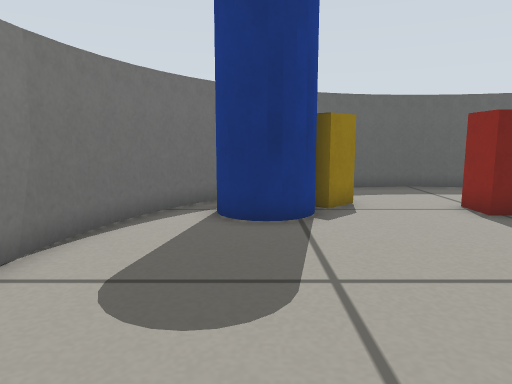
[1] (above)

12 first-person views from a walk through a robot-simulator world made for Gazebo. The camera is 0.36 m above the floor, tilts 8° down and sees 70° across. The floor is counted in squares, 0.2 m on a side. Each view is taken from the middle of a square. On the plan, view 1 faces up. The plan holds only what a view shows up to about 18 squares ahead; the rest is blank.

[2]
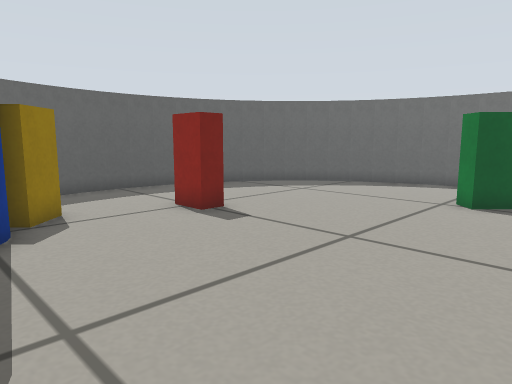

[3]
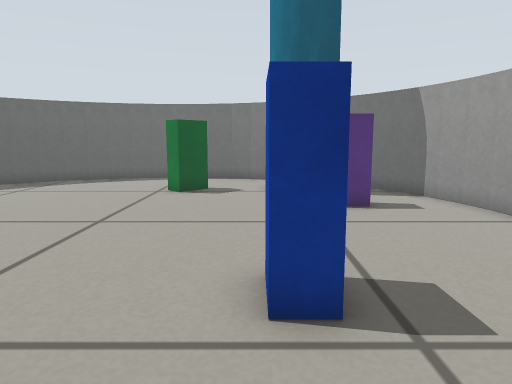

[4]
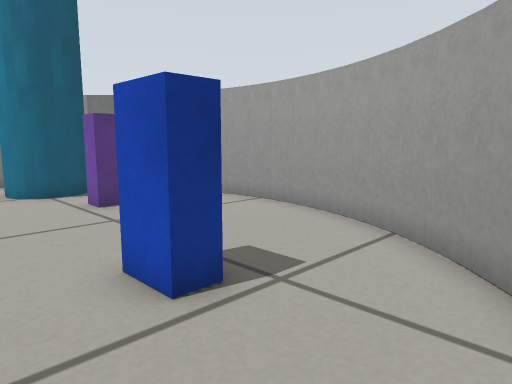

[5]
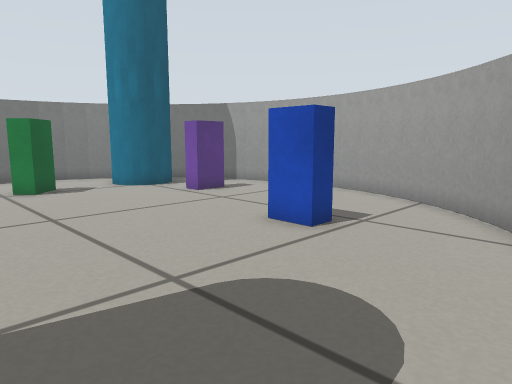

[6]
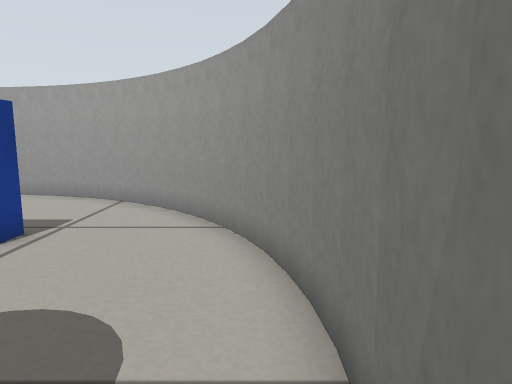

[7]
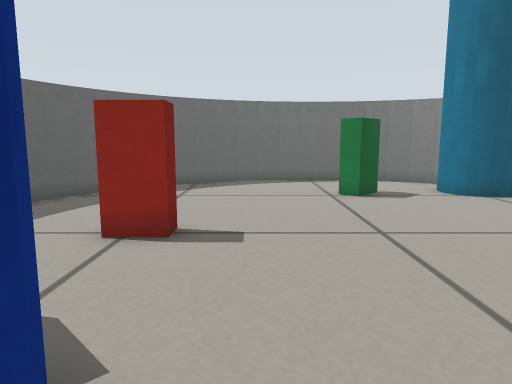

[8]
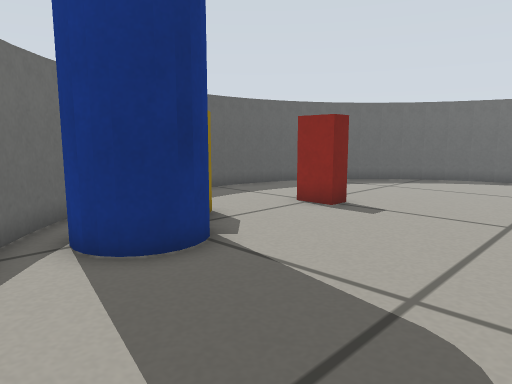

[9]
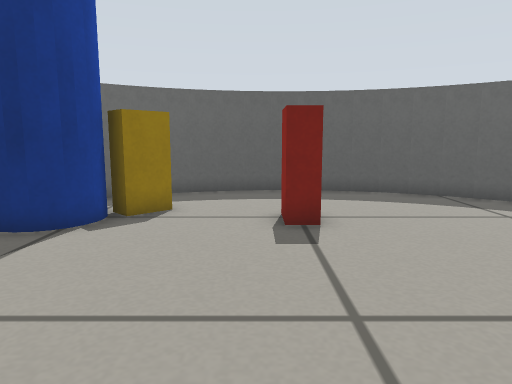

[10]
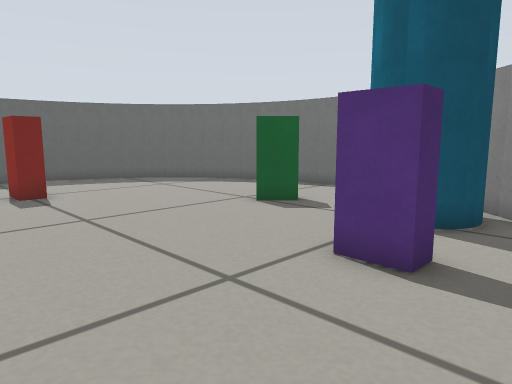

[11]
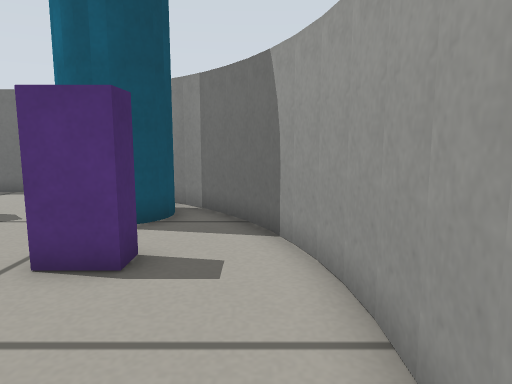

[12]
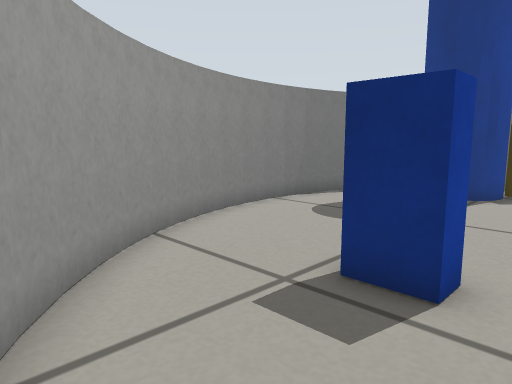

### Floor plan
Points are (right, up) in squares from view 1. A wall is a line through its corners. A room is listed if a view was taken in it or the views show most of it. See-through windows are left out.
Room 1 (views 1, 2, 3, 4, 5, 6, 7, 8, 9, 10, 11, 12)
walls: (3.7, 13.9) (2.6, 13.6); (4.6, 14.1) (3.6, 13.9); (5.6, 14.2) (4.5, 14.1); (6.5, 14.2) (5.5, 14.2); (8.4, 13.9) (7.4, 14.1); (7.5, 14.1) (6.4, 14.2); (9.4, 13.6) (8.3, 13.9); (1.9, 13.3) (1, 12.8) (0.3, 12.3); (2.8, 13.7) (1.8, 13.3); (-0.2, 11.9) (-0.6, 11.6); (10.2, 13.3) (9.2, 13.6); (11.9, 12.2) (10.9, 12.9); (11.1, 12.8) (10.1, 13.3); (12.6, 11.6) (11.8, 12.3); (-0.5, 11.7) (-1.2, 11); (-1.1, 11.1) (-1.8, 10.3); (13.2, 11) (12.5, 11.7); (-1.7, 10.4) (-2.3, 9.4); (13.9, 10.2) (13.1, 11.1); (14.8, 8.5) (14.3, 9.5); (14.4, 9.4) (13.8, 10.3); (-2.3, 9.6) (-2.8, 8.6); (-3.1, 7.8) (-3.4, 6.8); (-2.8, 8.7) (-3.1, 7.7); (15.4, 6.8) (15.1, 7.8); (15.2, 7.7) (14.8, 8.7); (-3.4, 6.9) (-3.6, 5.9); (15.6, 5.9) (15.4, 6.9); (-3.6, 6) (-3.7, 5) (-3.7, 4); (15.7, 4.9) (15.6, 6); (-3.7, 4.1) (-3.6, 3); (15.7, 4) (15.7, 5); (-3.6, 3.1) (-3.4, 2.1); (15.6, 2.9) (15.7, 4.1); (15.4, 2) (15.6, 3.1); (-3.5, 2.3) (-3.1, 1.2); (15.1, 1.1) (15.4, 2.2); (-3.2, 1.3) (-2.7, 0.2); (-2.8, 0.4) (-2.3, -0.5); (14.3, -0.5) (14.8, 0.4); (-1.8, -1.2) (-1.1, -2.1); (14.8, 0.3) (15.2, 1.2); (-2.4, -0.5) (-1.8, -1.3); (-1.3, -1.9) (-0.5, -2.7); (12.5, -2.7) (13.2, -2); (13.2, -2.1) (13.6, -1.6); (10, -4.3) (11, -3.8); (-0.6, -2.7) (0.2, -3.3) (1.1, -3.9); (2.7, -4.6) (3.6, -4.9); (11.7, -3.4) (12.6, -2.7); (10.9, -3.9) (11.9, -3.2); (0.9, -3.8) (1.9, -4.3); (7.4, -5.1) (8.4, -4.9); (1.8, -4.3) (2.7, -4.7); (6.4, -5.2) (7.5, -5.1); (3.5, -4.9) (4.6, -5.1); (4.5, -5.1) (5.6, -5.2); (5.5, -5.2) (6.5, -5.2); (9.2, -4.7) (10.2, -4.3); (8.3, -5) (9.3, -4.6)
objects: blue cylinder (-1, 8) to (1, 10); blue box (2, 0) to (3, 1); yellow box (2, 10) to (3, 11); red box (6, 9) to (6, 10); purple box (8, -2) to (8, -1); cyan cylinder (11, -2) to (12, 0); green box (11, 3) to (12, 4)

Where each view was taken, in squares from view 1:
view 1: 0 up, 0 right, facing up
view 2: 1 up, 0 right, facing up-right
view 3: 1 up, 2 left, facing right
view 4: 3 up, 2 left, facing down-right
view 5: 7 up, 3 left, facing down-right
view 6: 7 up, 3 left, facing down
view 7: 7 up, 1 left, facing right
view 8: 3 up, 3 left, facing up-right
view 9: 1 up, 5 right, facing up
view 10: 4 down, 3 right, facing up-right
view 11: 4 down, 3 right, facing right
view 12: 4 down, 4 right, facing up-left
